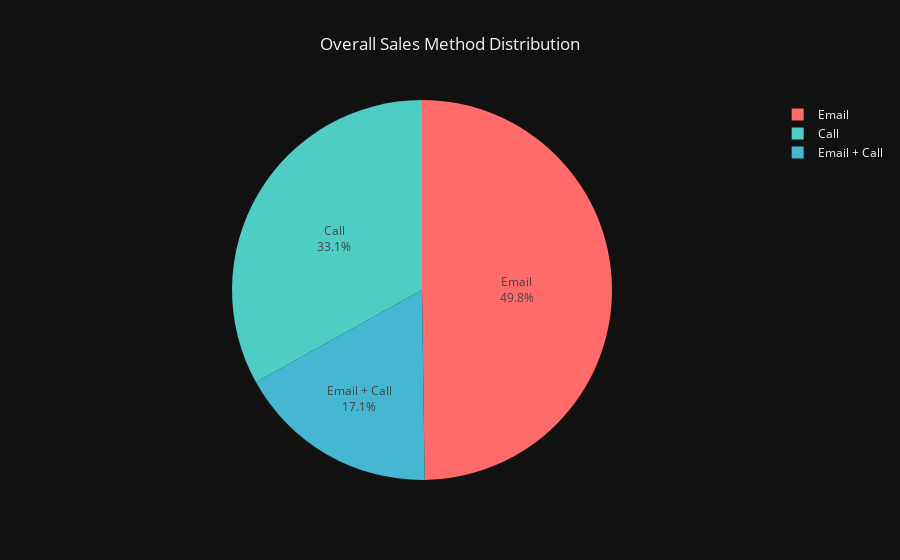

Here is the notebook cell this chart was saved with:
### Markdown cell above
* Generates pie chart visualization of overall method distribution.
* Uses custom color scheme for professional presentation.
* Provides clear overview of current resource allocation patterns.

### Code cell
fig.update_traces(textposition='inside', textinfo='percent+label')
fig.update_layout(title_x=0.5)
fig.show()

### Figure 1 — Plotly figure (JSON) as saved in the notebook; plotly's stock layout.template omitted (floating-point values rounded to 4 significant figures)
{"data": [{"domain": {"x": [0, 1], "y": [0, 1]}, "hovertemplate": "label=%{label}<br>value=%{value}<extra></extra>", "labels": ["Email", "Call", "Email + Call"], "legendgroup": "", "name": "", "showlegend": true, "values": [7466, 4962, 2572], "type": "pie", "textinfo": "percent+label", "textposition": "inside"}], "layout": {"legend": {"tracegroupgap": 0}, "title": {"text": "Overall Sales Method Distribution", "x": 0.5}, "piecolorway": ["#FF6B6B", "#4ECDC4", "#45B7D1"]}}
